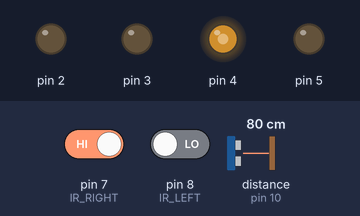
The sketch below on a simulated Arduino Uno, built with avr-gcc and run on an emulated ATmega328P. Shown: output pins drawn as LEDs (lit = HIGH). Dashed ring = blinking. Inputs (shaded band) come from the test bench; at power-on: pin 7 (IR_RIGHT) HIGH, pin 8 (IR_LEFT) LOW, distance to the obstacle (sensor on pin 10) 80 cm. The echo pulse lasts 58.3 µs per cm.

Above: at 1.2 s.
1.3 s: pin 7 (IR_RIGHT) driven LOW
At 2.5 s:
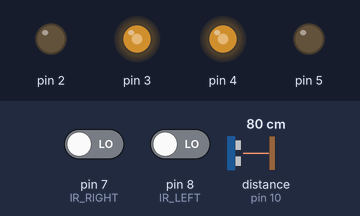
2.8 s: pin 8 (IR_LEFT) driven HIGH
At 3.5 s:
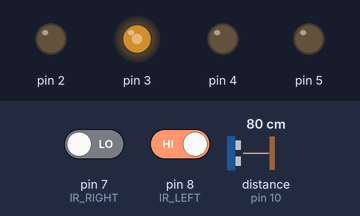
4.3 s: pin 7 (IR_RIGHT) driven HIGH
At 5.1 s:
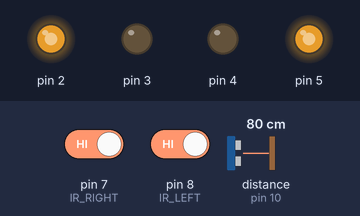
5.8 s: distance to the obstacle (sensor on pin 10) set to 33 cm
7.3 s: distance to the obstacle (sensor on pin 10) set to 27 cm
At 8.5 s:
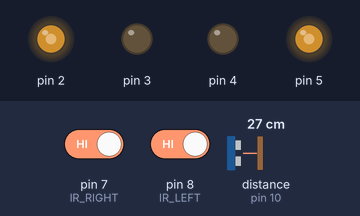
8.8 s: distance to the obstacle (sensor on pin 10) set to 17 cm
10.3 s: distance to the obstacle (sensor on pin 10) set to 13 cm
At 10.56 s:
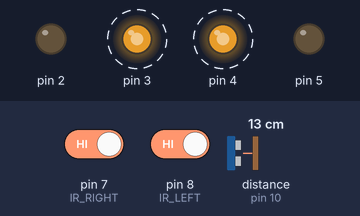
Timing chart, 0 to 14.3 s (numbered marks = the images above; inputs shaded):
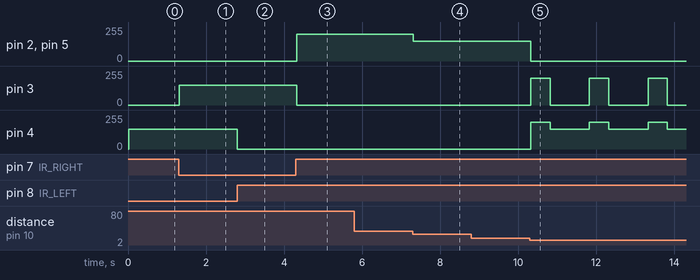

Measured:
- the behaviour switches between 31 and 30 cm on distance to the obstacle (sensor on pin 10) (found by bisection; images 3 and 4)
- the behaviour switches between 16 and 15 cm on distance to the obstacle (sensor on pin 10) (found by bisection; images 4 and 5)
- after the input at 1.3 s, pin 3: 0/255 → 150/255 at once
- after the input at 2.8 s, pin 4: 150/255 → 0/255 at once
- after the input at 4.3 s, pin 2, pin 5: 0/255 → 200/255 at once; pin 3: 150/255 → 0/255 at once
- after the input at 5.8 s, every drawn part: stays the same
- after the input at 7.3 s, pin 2, pin 5: 200/255 → 150/255 at once
- after the input at 8.8 s, every drawn part: stays the same
- after the input at 10.3 s, pin 2, pin 5: 150/255 → 0/255 at once; pin 3: alternates 200/255 for 0.50 s and 0/255 for 1.0 s, starting at once; pin 4: alternates 200/255 for 0.50 s and 150/255 for 1.0 s, starting at once

The sketch:

8_ultrasonic_ir_avoid.ino
```cpp
#include <SoftPWM.h>

// Define the pin for the ultrasonic module
#define ULTRASONIC_PIN 10

// Define the pins for the IR modules
#define IR_RIGHT 7
#define IR_LEFT 8

// Define the pins of motors
const int in1 = 2;
const int in2 = 3;
const int in3 = 4;
const int in4 = 5;

void setup() {

  // Initialize serial communication for debugging
  Serial.begin(9600);

  // Initialize SoftPWM
  SoftPWMBegin();

  // Set the IR module pins as inputs
  pinMode(IR_RIGHT, INPUT);
  pinMode(IR_LEFT, INPUT);
}

void loop() {
  // Read values from IR sensors
  int rightValue = digitalRead(IR_RIGHT);
  int leftValue = digitalRead(IR_LEFT);

  // Based on IR sensor readings, control rover's movements
  if (rightValue == 0 && leftValue == 1) {  // Right ir module blocked
    backRight(150);
  } else if (rightValue == 1 && leftValue == 0) {  // Left ir module blocked
    backLeft(150);
  } else if (rightValue == 0 && leftValue == 0) {  // Both modules blocked
    moveBackward(150);
  } else {  // Paths clear
    handleForwardMovement();
  }
}

void handleForwardMovement() {
  // Read distance from ultrasonic sensor
  float distance = readSensorData();
  //Serial.println(distance);  // Output distance for debugging

  // Control rover based on distance reading
  if (distance > 30) {  // If it's safe to move forward
    moveForward(200);
  } else if (distance < 15 && distance > 1) {  // If there's an obstacle close
    moveBackward(200);
    delay(500);  // Wait for a while before attempting to turn
    backLeft(150);
    delay(1000);
  } else {  // For distances in between, proceed with caution
    moveForward(150);
  }
}

float readSensorData() {
  // A 4ms delay is required, otherwise the reading may be 0
  delay(4);

  //Set to OUTPUT to send signal
  pinMode(ULTRASONIC_PIN, OUTPUT);

  // Clear the trigger pin
  digitalWrite(ULTRASONIC_PIN, LOW);
  delayMicroseconds(2);

  // Trigger the sensor by sending a high pulse for 10us
  digitalWrite(ULTRASONIC_PIN, HIGH);
  delayMicroseconds(10);

  // Set the trigger pin back to low
  digitalWrite(ULTRASONIC_PIN, LOW);

  //Set to INPUT to read
  pinMode(ULTRASONIC_PIN, INPUT);

  // pulseIn returns the duration of the pulse on the pin
  float duration = pulseIn(ULTRASONIC_PIN, HIGH);

  // Calculate the distance (in cm) based on the speed of sound (340 m/s or 0.034 cm/us)
  float distance = duration * 0.034 / 2;

  return distance;
}

// Function to move the rover forward
void moveForward(int speed) {
  // Set the left motors rotate counterclockwise
  SoftPWMSet(in1, speed);
  SoftPWMSet(in2, 0);

  // Set the right motors rotate clockwise
  SoftPWMSet(in3, 0);
  SoftPWMSet(in4, speed);
}

// Function to move the rover backward
void moveBackward(int speed) {
  // Set the left motors to rotate clockwise
  SoftPWMSet(in1, 0);      // Stop
  SoftPWMSet(in2, speed);  // Full speed

  // Set the right motors to rotate counterclockwise
  SoftPWMSet(in3, speed);  // Full speed
  SoftPWMSet(in4, 0);      // Stop
}

// Function to turn to the back right
void backRight(int speed) {
  SoftPWMSet(in1, 0);
  SoftPWMSet(in2, speed);
  SoftPWMSet(in3, 0);
  SoftPWMSet(in4, 0);
}

// Function to turn to the back left
void backLeft(int speed) {
  SoftPWMSet(in1, 0);
  SoftPWMSet(in2, 0);
  SoftPWMSet(in3, speed);
  SoftPWMSet(in4, 0);
}
```
